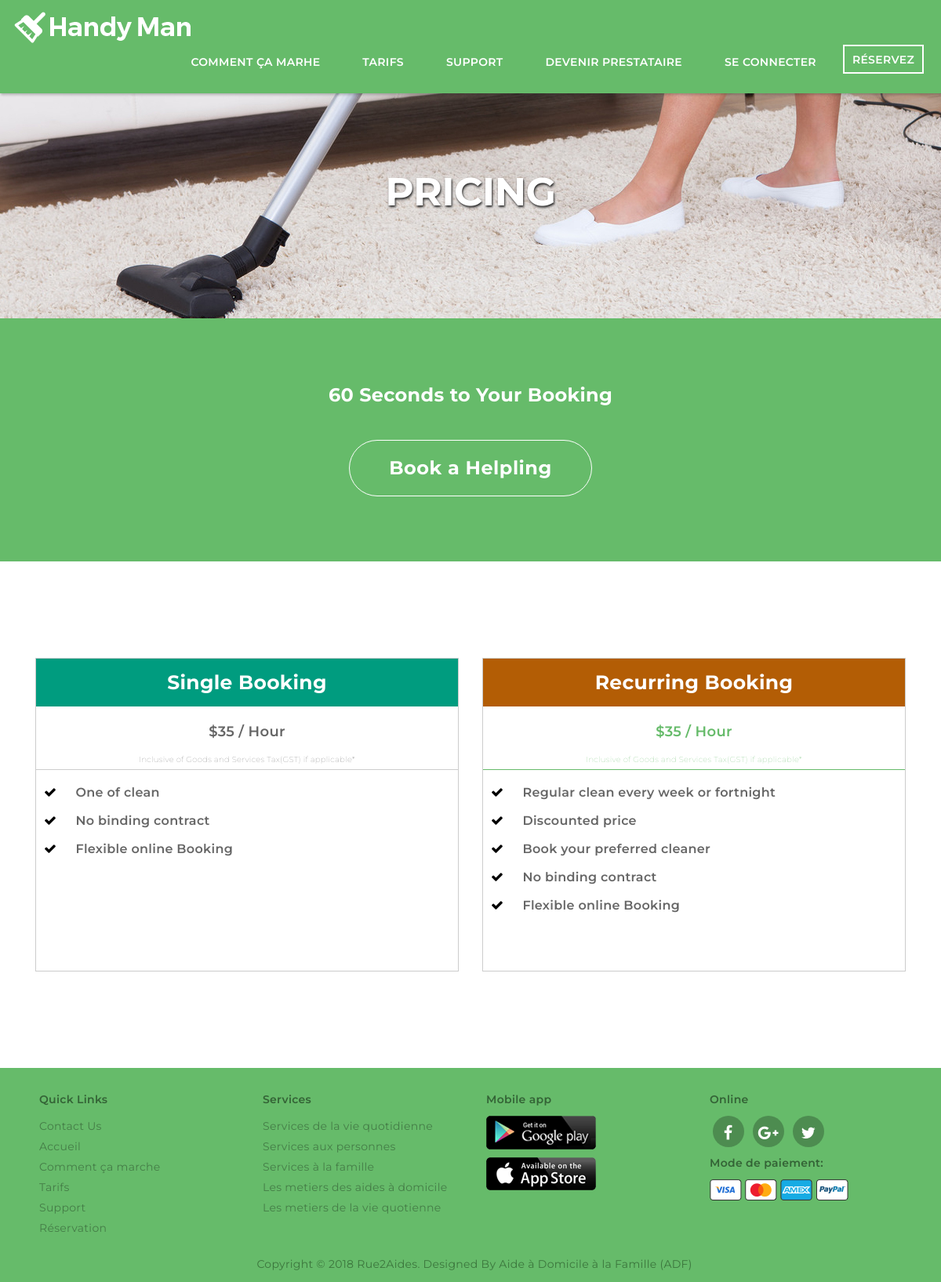
The page /users/pricing.php on the database its author committed.
### tables this page shows
CREATE TABLE IF NOT EXISTS `sv_admin_login` (
  `admin_id` int(20) NOT NULL AUTO_INCREMENT,
  `user_name` varchar(255) NOT NULL,
  `password` varchar(255) NOT NULL,
  `email_id` varchar(255) NOT NULL,
  `site_name` varchar(255) NOT NULL,
  `logo` varchar(255) NOT NULL,
  `favicon` varchar(255) NOT NULL,
  `site_desc` varchar(255) NOT NULL,
  `keyword` varchar(255) NOT NULL,
  `site_url` varchar(255) NOT NULL,
  `paypal_id` varchar(200) NOT NULL,
  `currency_mode` varchar(200) NOT NULL,
  `paypal_site_mode` varchar(200) NOT NULL,
  PRIMARY KEY (`admin_id`)
);

CREATE TABLE IF NOT EXISTS `sv_pages` (
  `id` int(25) NOT NULL AUTO_INCREMENT,
  `page_name` varchar(255) NOT NULL,
  `page_content` text NOT NULL,
  PRIMARY KEY (`id`)
);

### users/pricing.php (the view)
  <body class="splash-index">
        <?php include("../header.php") ?>
<section class="teaser bg-top ">
<div class="min-space"></div>
<div class="min-space"></div>
<div class="min-space"></div>
<?php
$query=mysql_fetch_array(mysql_query("select * from sv_pages where id=3"));
$content=$query['page_content'];
$page_name=$query['page_name'];
?>
<h1 class="sub-title"><?php echo $page_name; ?></h1>
<div class="min-space"></div>
<div class="min-space"></div>
</section>
<?php echo $content;?>
<div class="min-space"></div>
<?php include("../footer.php") ?>
  </body>
</html>

### header.php (shortened to what this page needs)
<html>
 <?php
 include("connection.php");
 $res=mysqli_fetch_array(mysqli_query($con,"select * from sv_admin_login"));
    $logo=mysqli_real_escape_string($con,$res['logo']);
    $site_url=mysqli_real_escape_string($con,$res['site_url']);
 ?>
  <head>
    <link rel="stylesheet" href="<?php echo $site_url; ?>/css/font-awesome.min.css" type="text/css">
    <link rel="stylesheet" href="<?php echo $site_url; ?>/css/style.css" />
    <link rel="stylesheet" media="screen" href="<?php echo $site_url; ?>/css/index.css" />
    <link rel="stylesheet" media="screen" href="<?php echo $site_url; ?>/css/responsive.css" />
    <link rel="stylesheet" href="<?php echo $site_url; ?>/css/bootstrap.min.css" type="text/css">
    </head>
    <header class="header-main header-main--light">
        <nav class="site-nav reversed">
            <div class="container">
                <nav class="navbar navbar-inverse navbar-static-top marginBottom-0" role="navigation">
                    <div class="navbar-header">
                        <?php
                            if($logo=="") { ?>
                                <a href="<?php echo $site_url; ?>" class="site-logo"><img src="<?php echo $site_url; ?>/admincp/admin-logo/default-logo.png" alt="" ></a>
                            <?php } else {     ?>
                                <a href="<?php echo $site_url; ?>" class="site-logo"><img src="<?php echo $site_url; ?>/admincp/admin-logo/<?php echo $logo;?>"></a>
                            <?php } ?>
                    </div>
                    <div class="collapse navbar-collapse" id="navbar-collapse-1">
                        <ul class="nav navbar-nav pull-right">
                            <li><a class="nav__link" href="<?php echo $site_url; ?>/users/howitworks.php">Comment ça marhe</a></li>
                            <li><a class="nav__link" href="<?php echo $site_url; ?>/users/pricing.php">Tarifs</a></li>
                            <li><span class="link_to_another_page"><a class="nav__link" href="<?php echo $site_url; ?>/users/help.php">Support</a></span></li>
                            <li><span class="link_to_another_page"><a class="nav__link" href="<?php echo $site_url; ?>/users/apply.php">Devenir prestataire</a></span></li>
                            <?php
                                if(!isset($_SESSION['phone_no'])) { ?>
                                <li><a class="nav__link sign-in" href="<?php echo $site_url; ?>/users/sign_in.php">Se connecter</a></li><?php } ?>
                             <li><span class="link_to_another_page"><a class="nav__link nav__link--prominent" href="<?php echo $site_url; ?>/users/order.php">Réservez</a></span></li>
                        </ul>
                    </div>
                </nav>
            </div>
        </nav>
    </header>

### footer.php (shortened to what this page needs)
<?php
$res         = mysql_fetch_array(mysql_query("select * from sv_admin_login"));
$site_url    = mysql_real_escape_string($res['site_url']);
?>
<footer class="footer">
  <div class="container">
    <div class="footer-content col-lg-3 col-md-3 col-sm-3 col-sm-4 col-lg-4">
      <h5 class="footer-content__title">Quick Links</h5>
      <ul class="footer-content__list">
      <li><a href="<?php
echo $site_url ;
?>/users/contact.php">Contact Us</a></li>
        <li><a href="<?php
echo $res['site_url'];
?>">Accueil</a></li>
        <li><a href="<?php
echo $res['site_url'];
?>/users/howitworks.php">Comment ça marche</a></li>
        <li><a href="<?php
echo $res['site_url'];
?>/users/pricing.php">Tarifs</a></li>
        <li><a href="<?php
echo $res['site_url'];
?>/users/help.php">Support</a></li>
        <li><a href="<?php
echo $res['site_url'];
?>/users/order.php">Réservation</a></li>
      </ul>
    </div>
    <div class="footer-content col-lg-3 col-md-3 col-sm-3 col-sm-4 col-lg-4">
      <h5 class="footer-content__title">Services</h5>
      <ul class="footer-content__list">
        <li><a href="#">Services de la vie quotidienne</a></li>
        <li><a href="#">Services aux personnes</a></li>
        <li><a href="#">Services à la famille</a></li>
        <li><a href="#">Les metiers des aides à domicile</a></li>
        <li><a href="#">Les metiers de la vie quotienne</a></li>
      </ul>
    </div>
     <div class="footer-content col-lg-3 col-md-3 col-sm-3 col-sm-4 col-lg-4">
      <h5 class="footer-content__title">Mobile app</h5>
      <ul class="footer-content__list">
     <a href="#"><img style="margin-bottom:10px;" src="<?php
echo $res['site_url'];
?>/img/app1.png"></a>
          <a href="#"><img src="<?php
echo $res['site_url'];
?>/img/app2.png"></a>
        </ul>
    </div>
    <div class="footer-content col-lg-3 col-md-3 col-sm-3 col-sm-4 col-lg-4">
      <div class="footer-content__social social">
          <h5 class="footer-content__title">Online</h5>
          <a class="social__action" href="#">
            <i class="fa fa-facebook" aria-hidden="true"></i></a>
          <a class="social__action" href="#">
           <i class="fa fa-google-plus" aria-hidden="true"></i></a>
           <a class="social__action" href="#">
           <i class="fa fa-twitter" aria-hidden="true"></i></a>
         </div>
      <div class="mobile-app">
          <h5 class="footer-content__title">Mode de paiement:</h5>
          <img src="<?php
echo $res['site_url'];
?>/img/visa.png" alt="Visa" />
          <img src="<?php
echo $res['site_url'];
?>/img/mastercard.png" alt="Mastercard" />
          <img src="<?php
echo $res['site_url'];
?>/img/american_express.png" alt="American express" />
          <img src="<?php
echo $res['site_url'];
?>/img/paypal.png" alt="Paypal" />
      </div>
    </div>
  </div>
  <div class="footer__copyright container">
    <p>
Copyright &#169; 2018 Rue2Aides. Designed By <a href="http://sangvish.com/" target="_blank">Aide à Domicile à la Famille (ADF)</a>
    </p>
  </div>
</footer>

### css/style.css (style rules this page uses)
.bg-top { background: url(../img/cleaner.jpg); background-position:left center; display:inline-block; width:100%; }
.sub-head { margin-top:0px; }
.navbar-inverse { background:transparent;border:0; }
section { padding-left: 15px; }
.single-booking { border:1px solid #ccc; min-height:400px; }
.price-icon { text-align:left; }
.sub-head { border-bottom:1px solid #ccc;padding:5px; font-size:10px; font-weight:100; text-align:center; }
.sub-head1 { border-bottom:1px solid #66bb6a;padding:5px;color:#66bb6a; font-size:10px; font-weight:100; text-align:center; }
.min-space { padding:30px 0; }

### css/responsive.css (style rules this page uses)
img { display: inline-block; vertical-align: middle }

### rows shown on the page
sv_admin_login: site_url+logo (picture), site_url (picture)
sv_pages: page_name "PRICING", page_content "60 Seconds to Your Booking Book a Helpling Single Booking $35 / Hour Inclusive of Goods and Services Tax(GST) if applicable* One of clean No binding contract Flexible online Booking Recurring Booking $35 / Hour Inclusive of Goods and Services Tax(GST) if applicable* Regular clean every week or fortnight Discounted price Book your preferred cleaner No binding contract Flexible online Booking"
